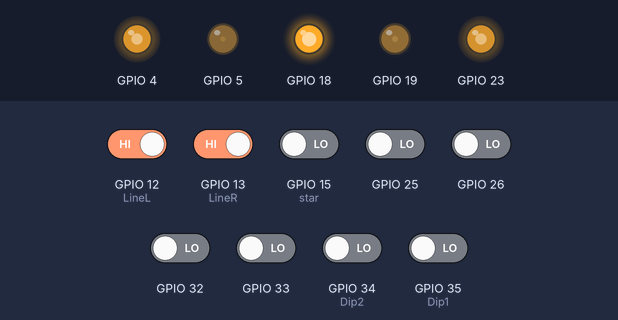
Bench run of a sketch on a simulated ESP32. Shown: output pins drawn as LEDs (lit = HIGH). Dashed ring = blinking. Inputs (shaded band) come from the test bench; at power-on: GPIO 12 (LineL), GPIO 13 (LineR) HIGH, GPIO 15 (star), GPIO 25, GPIO 26, GPIO 32, GPIO 33, GPIO 34 (Dip2), GPIO 35 (Dip1) LOW. What the sketch prints to the serial monitor is not drawn.

Above: at 1.2 s.
1.3 s: GPIO 12 (LineL) driven LOW
At 1.54 s:
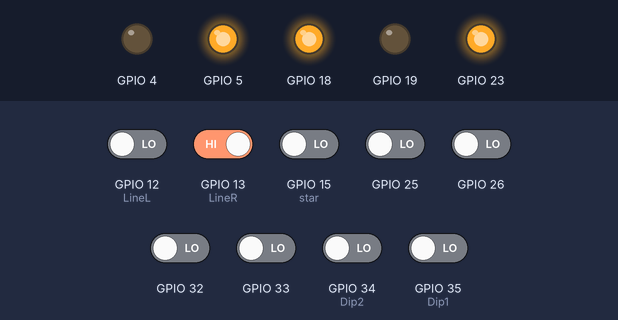
4.3 s: GPIO 12 (LineL) driven HIGH
At 5.3 s:
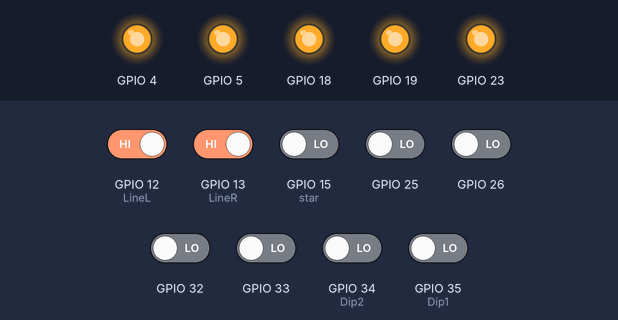
5.8 s: GPIO 13 (LineR) driven LOW
At 6.13 s:
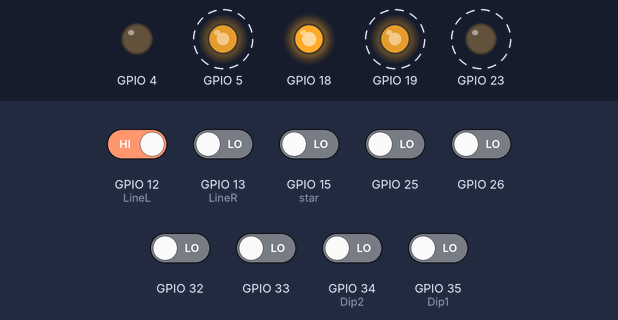
8.8 s: GPIO 13 (LineR) driven HIGH
At 9.9 s:
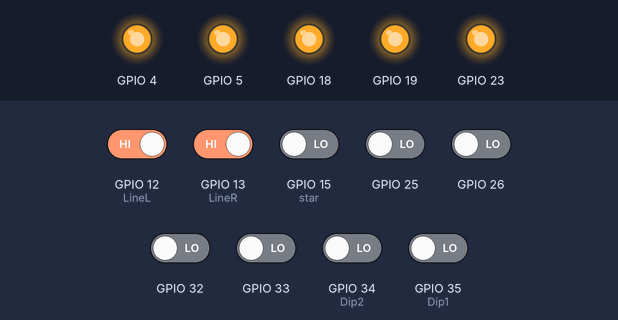
Timing chart, 0 to 11.3 s (numbered marks = the images above; inputs shaded):
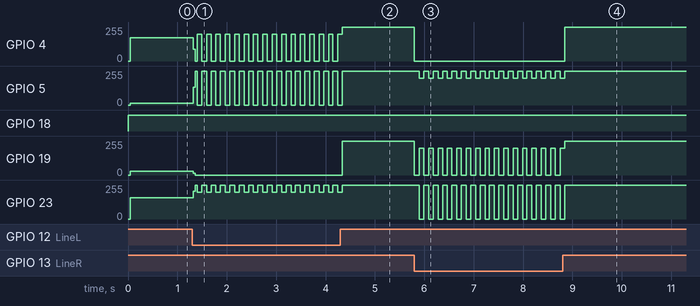

Measured:
- after the input at 1.3 s, GPIO 4: 174/255 → 87/255 at once, then moves between 0/255 and 199/255, repeating every 0.57 s; GPIO 5: 13/255 → 135/255 at once, then moves between 0/255 and 255/255, repeating every 0.57 s; GPIO 19: 27/255 → 0/255 at once; GPIO 23: 161/255 → 208/255 at once, then moves between 199/255 and 255/255, repeating every 0.57 s
- after the input at 4.3 s, GPIO 5, GPIO 23: goes on until 4.3 s, then stays 255/255; GPIO 19: 0/255 → 255/255 at once
- after the input at 5.8 s, GPIO 4: 255/255 → 0/255 at once; GPIO 5: alternates 255/255 for 0.10 s and 199/255 for 0.09 s, starting after 0.10 s; GPIO 19: alternates 199/255 for 0.09 s and 0/255 for 0.10 s, starting at once; GPIO 23: alternates 255/255 for 0.10 s and 0/255 for 0.09 s, starting after 0.10 s
- after the input at 8.8 s, GPIO 4: 0/255 → 255/255 at once; GPIO 5, GPIO 23: goes on until 8.8 s, then stays 255/255

The sketch:

SumoCodigoV2.ino
```cpp
#include "Motores.h"
#include "Sensores.h"
#include <esp32-hal-timer.h>
#include <esp_system.h>


const int AIN2 = 5, AIN1 = 4, STBY = 18, BIN1 = 19, BIN2 = 23;
const int LineR = 13, LineL = 12;
const int DistR = 33, DistRM = 32, DistLM = 26, DistL = 25;
const int Dip1 = 35, Dip2 = 34;
const int LedR = 14, LedL = 27;
const int star = 15, stop = 2;

Motores motors(AIN1, AIN2, STBY, BIN1, BIN2);
Sensores sensores(DistR, DistRM, DistLM, DistL);
hw_timer_t *timer = NULL;

//volatile bool estado[4] = {0, 0, 0, 0};
volatile int lastAction = 0;
volatile int lineState = 0;
volatile int lecture = 0;
unsigned long startTime = 0;


void TimeDelay(int time){ //Delay con posibilidad de Interrupcion
  unsigned long startTime = millis();
  while(true){
    if (millis() - startTime >= time) {
      break; // Salir del bucle si el tiempo ha expirado
    }
    // Verifica si la condición de interrupción se ha cumplido
  if (lineState != 0 || (lastAction>=1 && lastAction<=5)) {
    //if ((lastAction>=1 && lastAction<=5)) { /////////////////////////////////////////////////Cambiar
      break; // Salir del bucle si la Linea se detecta o Algun objetivo se detecta
    }
  }
}

void TimeDelay_Line(int time,int line){ //Delay con posibilidad de Interrupcion
  unsigned long startTime = millis();
  while(true){
    if (millis() - startTime >= time) {
      break; // Salir del bucle si el tiempo ha expirado
    }
    // Verifica si la condición de interrupción se ha cumplido
    if(line =! lecture && lecture>6 && (lastAction>=1 && lastAction<=5)){
    // if ((lastAction>=1 && lastAction<=5)) {
      break; // Salir del bucle si la Linea se detecta o Algun objetivo se detecta
    }
  }
}


void MoveSens(int estrategia){ //Movimientos Fijos del Robot acorde a los sensores de line y de distancia
  int accion = (lineState == 0) ? 6 : 6 + lineState; ///Cambiar 6 por lastaaction
  //int  accion = lastAction; //////////////////////////////////////////// cambiar
  //////////////////////////
  //1: FRONT
  //2: FORWARD RIGHT
  //3: RIGHT
  //4: FORWARD LEFT
  //5: LEFT
  //6 :NOTHING and No LINE
  //7: LINE LEFT
  //8: LINE RIGHT
  //9: LINE FRONT
  switch(accion) {
  case 1: motors.motorForward(255,255);break;//TimeDelay(100);motors.motorForward(255,255); break;
  case 2: motors.motorRight(200,200); break;//motors.motorForward(200,255); break;
  case 3: motors.motorRight(200,200); break;
  case 4: motors.motorLeft(200,200); break;//motors.motorForward(255,200); break;
  case 5: motors.motorLeft(200,200); break;
  case 6: Seleccion(estrategia); break;
  case 7: motors.motorBack(255, 255);TimeDelay_Line(100,7);motors.motorRight(200,200);TimeDelay_Line(90,7);break;
  case 8: motors.motorBack(255, 255);TimeDelay_Line(100,8);motors.motorLeft(200,200);TimeDelay_Line(90,8); break;
  case 9: motors.motorStop();break;//motors.motorBack(255, 255);TimeDelay_Line(200,9);motors.motorRight(255,255);TimeDelay_Line(250,9); break;
  default: motors.motorStop(); break;
  }

}

void IRAM_ATTR onTimer() { //Timer de los Sensores de Distancia
  volatile int valor = sensores.readSensors();//Lee los Sensores y lo guarda en un valor entero
  lastAction = sensores.performAction(valor); //Modifica la variable global segun el estado de los sensores
  lecture = (lineState == 0) ? lastAction : 6 + lineState;
}

// void IRAM_ATTR resetDevice() {
//     esp_restart();  // Función para reiniciar el ESP32
// }

void lineSensorInterruption() { //Interrupcion de los sensores de Linea
  //motors.motorStop();
  int MSB = digitalRead(LineR); //Lectura de los Sensores
  int LSB = digitalRead(LineL);
  int OUT = (MSB << 1) | LSB; //Define los estados de los sensores como un int
  lineState = OUT; //Asignacion de la variable Global
}

void setup() {
  Serial.begin(115200);
  Serial.println("Inicio Programa");
  pinMode(star, INPUT);
  pinMode(stop, INPUT);
  //attachInterrupt(digitalPinToInterrupt(stop), resetDevice, CHANGE);

  pinMode(Dip1, INPUT);
  pinMode(Dip2, INPUT);

  timer = timerBegin(0, 80, true); // Timer 0, prescaler 80, countUp true
  timerAttachInterrupt(timer, &onTimer, true); // Attach onTimer function
  timerAlarmWrite(timer, 1000, true); // Set timer for 50,000 microseconds (50ms)
  timerAlarmEnable(timer); // Enable timer
  pinMode(LineR, INPUT_PULLUP); // Configura el pin como entrada con resistencia pull-up
  pinMode(LineL, INPUT_PULLUP);
  attachInterrupt(digitalPinToInterrupt(LineR), lineSensorInterruption, CHANGE);
  attachInterrupt(digitalPinToInterrupt(LineL), lineSensorInterruption, CHANGE);

}

void loop() {
  int estrategia = (digitalRead(Dip1)<<1) | digitalRead(Dip2);
  bool inicio = digitalRead(star);
  //bool final = digitalRead(stop);
  //
  // while(inicio){
  //   // Serial.println("Entro en el programa");
  //   // Serial.print("Estrategia #");Serial.println(estrategia);
  //   Serial.println(lecture);
  MoveSens(estrategia);
  //   motors.motorForward(100,100);
  //   if(!digitalRead(star)) motors.motorStop(); break;

  // }
  // if (lastAction != 0) {
  // sensores.readSensors(estado);
  // volatile int valor = sensores.getState(estado);
  //MoveSens(lastAction);
  //Serial.println(sensores.performAction(valor)); // Mueve la impresión al loop principal
  //   lastAction = 0; // Restablece la acción
  // }
  //Serial.print(estado[3]);Serial.print(estado[2]);Serial.print(estado[1]);Serial.println(estado[0]);
  // Serial.println(lecture);
  // TimeDelay(1000);
  // int estrategia = (digitalRead(Dip1)<<1) | digitalRead(Dip2);
  Serial.println(lecture);
  //motors.motorForward(200,200);

}
```

Estrategias.ino
```cpp
void Seleccion(int seleccion){
  Serial.println("Eentro Estrategia");
  if(seleccion == 0) Estrategia_1();
  else if(seleccion == 1) Estrategia_2();
  else motors.motorStop();
}

void Estrategia_1(){

  motors.motorForward(110,110);
  TimeDelay(400);
  //motors.motorStop();
  motors.motorRight(200,200);
  TimeDelay(200);
  motors.motorForward(110,110);
  TimeDelay(400);
  motors.motorLeft(200,200);
  TimeDelay(200);
  //Serial.println("Se detiene");
  // TimeDelay(2000);
}

void Estrategia_2(){
  //Serial.println("Entra");
  motors.motorForward(150,255);
  TimeDelay(200);
  motors.motorForward(255,150);
  TimeDelay(200);
  //motors.motorStop();
  motors.motorRight(255,255);
  TimeDelay(200);
  motors.motorBack(200,200);
  TimeDelay(200);
  motors.motorLeft(255,255);
  TimeDelay(400);
  motors.motorForward(255,255);
  TimeDelay(200);
  motors.motorLeft(255,255);
  TimeDelay(400);
  //Serial.println("Se detiene");
  // TimeDelay(2000);
}
```

Motores.cpp
```cpp
#include "Motores.h"
#include "esp32-hal-ledc.h"

Motores::Motores(int AIN1, int AIN2, int STBY, int BIN1, int BIN2)
: _AIN1(AIN1), _AIN2(AIN2), _STBY(STBY), _BIN1(BIN1), _BIN2(BIN2) {
  pinMode(_AIN1, OUTPUT);
  pinMode(_AIN2, OUTPUT);
  pinMode(_STBY, OUTPUT);
  pinMode(_BIN1, OUTPUT);
  pinMode(_BIN2, OUTPUT);

  // Configurando los canales PWM
  ledcSetup(0, 5000, 8); // Canal 0
  ledcAttachPin(_AIN1, 0);
  ledcSetup(1, 5000, 8); // Canal 1
  ledcAttachPin(_AIN2, 1);
  ledcSetup(2, 5000, 8); // Canal 2
  ledcAttachPin(_BIN1, 2);
  ledcSetup(3, 5000, 8); // Canal 3
  ledcAttachPin(_BIN2, 3);
}

void Motores::motorForward(int speedL, int speedR) {
  digitalWrite(_STBY, HIGH);
  ledcWrite(0, speedL); // AIN1
  ledcWrite(1, 0);      // AIN2
  ledcWrite(2, speedR); // BIN1
  ledcWrite(3, 0);      // BIN2
}

void Motores::motorStop() {
  digitalWrite(_STBY, HIGH);
  ledcWrite(0, 255); // AIN1
  ledcWrite(1, 255); // AIN2
  ledcWrite(2, 255); // BIN1
  ledcWrite(3, 255); // BIN2
}

void Motores::motorLeft(int speedL, int speedR) {
  digitalWrite(_STBY, HIGH);
  ledcWrite(0, speedL); // AIN1
  ledcWrite(1, 0);      // AIN2
  ledcWrite(2, 0);      // BIN1
  ledcWrite(3, speedR); // BIN2
}

void Motores::motorRight(int speedL, int speedR) {
  digitalWrite(_STBY, HIGH);
  ledcWrite(0, 0);      // AIN1
  ledcWrite(1, speedL); // AIN2
  ledcWrite(2, speedR); // BIN1
  ledcWrite(3, 0);      // BIN2
}

void Motores::motorBack(int speedL, int speedR) {
  digitalWrite(_STBY, HIGH);
  ledcWrite(0, 0); // AIN1
  ledcWrite(1, speedL);      // AIN2
  ledcWrite(2, 0); // BIN1
  ledcWrite(3, speedR);      // BIN2
}
```

Motores.h
```cpp
#ifndef Motores_h
#define Motores_h

#include "Arduino.h"

class Motores {
  public:
    Motores(int AIN1, int AIN2, int STBY, int BIN1, int BIN2);
    void motorForward(int speedL, int speedR);
    void motorStop();
    void motorLeft(int speedL, int speedR);
    void motorRight(int speedL, int speedR);
    void motorBack(int speedL, int speedR);
  private:
    int _AIN1, _AIN2, _STBY, _BIN1, _BIN2;
};

#endif
```

Sensores.cpp
```cpp
#include "Sensores.h"


Sensores::Sensores(int DistR, int DistRM, int DistLM, int DistL)
: _DistR(DistR), _DistRM(DistRM), _DistLM(DistLM), _DistL(DistL){
  pinMode(_DistR, INPUT);
  pinMode(_DistRM, INPUT);
  pinMode(_DistLM, INPUT);
  pinMode(_DistL, INPUT);
}

int Sensores::readSensors(){
  return (digitalRead(_DistR) << 3) | (digitalRead(_DistRM) << 2) | (digitalRead(_DistLM) << 1) | digitalRead(_DistL);

}


int Sensores::performAction(int valor) {
  switch(valor) {
    case 0b0000: return 1; //All Detect
    case 0b1001: return 1; //Front Detect
    case 0b0110: return 1; //Front Detect
    case 0b0001: return 2; //Semi All Detect Right
    case 0b0011: return 2; //Rigt Detecting
    case 0b0101: return 2; //Rigt Detecting
    case 0b0010: return 2; //Rigt Detecting
    case 0b1011: return 1; //Right Front
    case 0b0111: return 3; //Only Right
    case 0b1000: return 4; //Semi All Detect Left
    case 0b1100: return 4; //Left Detecting
    case 0b1010: return 4; //Left Detecting
    case 0b0100: return 4; //Left Detectin
    case 0b1101: return 1; //Left Front
    case 0b1110: return 5; //Only Left
    case 0b1111: return 6; //Nothing Detect
    default:     return 6;
  }
}
```

Sensores.h
```cpp
#ifndef Sensores_h
#define Sensores_h

#include "Arduino.h"

class Sensores {
public:
  Sensores(int DistR, int DistRM, int DistLM, int DistL);
  int readSensors();
  int performAction(int valor);

private:
  int _DistR, _DistRM, _DistLM, _DistL;
};

#endif
```
